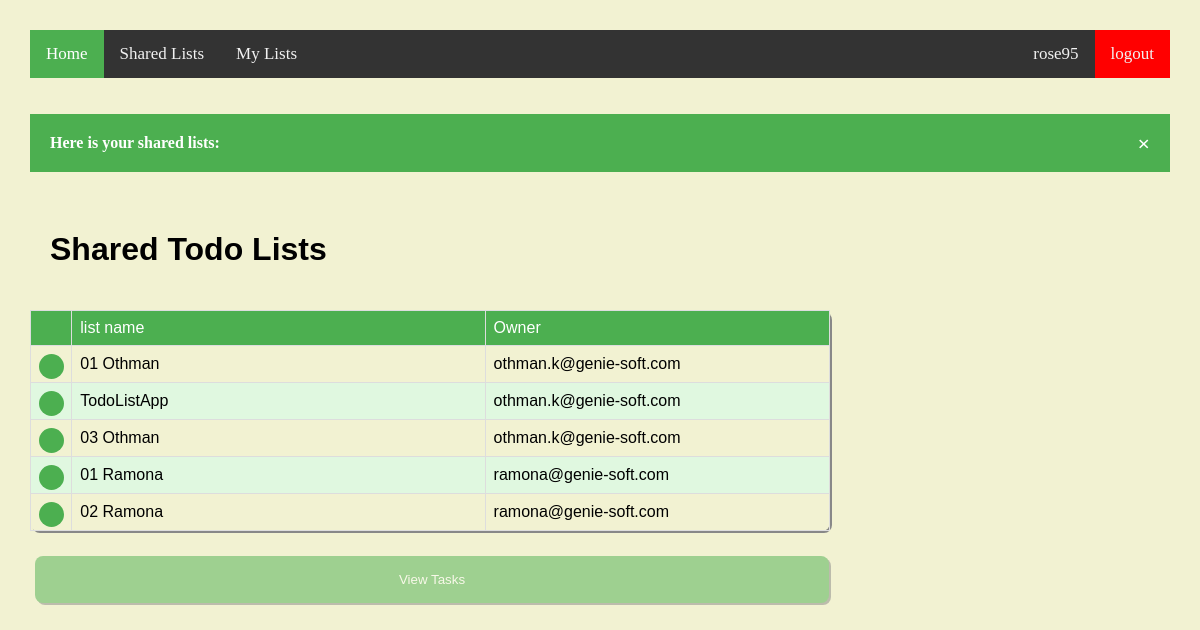
Before: /polls/sharedtodolists/ (signed in) with the older database file.
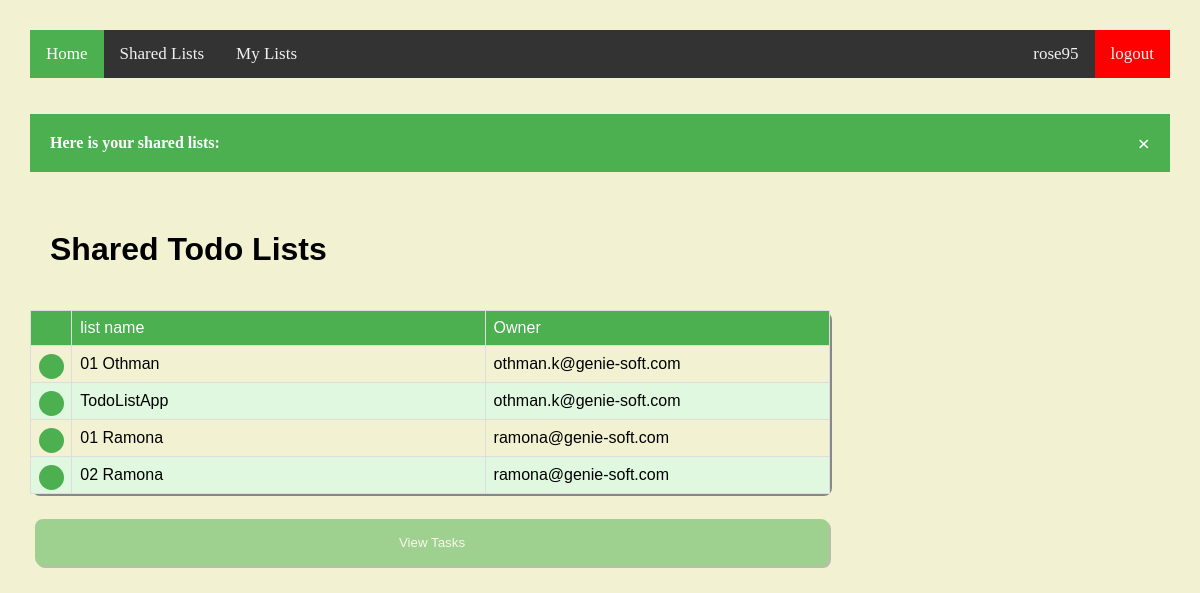
After: the same page with the newer database file.
### polls/models.py (models this page shows, shortened)
class SharedListsWithUsers(models.Model):
    owner = models.ForeignKey(django.contrib.auth.models.User, on_delete=models.CASCADE, related_name='owner')
    todo_list = models.ForeignKey(TodoList, on_delete=models.CASCADE)
    user = models.ForeignKey(django.contrib.auth.models.User, on_delete=models.CASCADE, related_name='user')
    def get_todolist(self):
        return self.todo_list
    def get_owner(self):
        return self.owner

class TodoList(models.Model):
    name = models.CharField(max_length=15)

### polls/views.py (the view)
# urls.py: path('sharedtodolists/', views.ViewSharedTodoLists, name='sharedtodolists'),
def ViewSharedTodoLists(request):
    if request.method == 'GET':
        shared_lists = SharedListsWithUsers.objects.filter(user_id=request.user.id)
        if shared_lists.count() == 0:
            return render(request, 'polls/sharedtodolists.html',
                          {'warningmessage': "You don't have any shared lists!",
                           'user_name': request.user.username}, )
        else:
            return render(request, 'polls/sharedtodolists.html',
                          {'todo_lists': shared_lists, 'message': "Here is your shared lists:",
                           'user_name': request.user.username}, )

### polls/templates/polls/sharedtodolists.html (shortened to what this page needs)
{%extends 'polls/base.html'%}
{%block content%}
<h1 class="header">Shared Todo Lists</h1>
 <form action="{% url 'polls:entries' %}" method="GET">{% csrf_token %}
     {% if todo_lists %}
     <table class="customers">
         <thead>
             <tr>
                 <td width="3%"></td>
                 <td width="30%">list name</td>
                 <td width="25%">Owner</td>
             </tr>
         </thead>
         {% for list in todo_lists %}
            <tr for="list{{ forloop.counter }}">
                <td><label class="radiobuttoncontainer"><input onclick=activate_view_tasks_button() type="radio" name="list_id" id="list{{ forloop.counter }}" value="{{ list.get_todolist.id }}"><span class="checkpoint"></span></label></td>
                <td>{{list.get_todolist.name}}</td>
                <td>{{list.get_owner.email}}</td>
            </tr>
         {% endfor %}
     </table><BR>
     {% endif %}
     <table style="width:50em">
         <tr>
             <td><input id="view_tasks" type="submit" value="View Tasks" disabled="true"></td>
         </tr>
     </table>
  </form>
{%endblock%}

Changed rows visible on the page:
removed SharedListsWithUsers: get_todolist.name "03 Othman", get_owner.email "othman.k@genie-soft.com"
